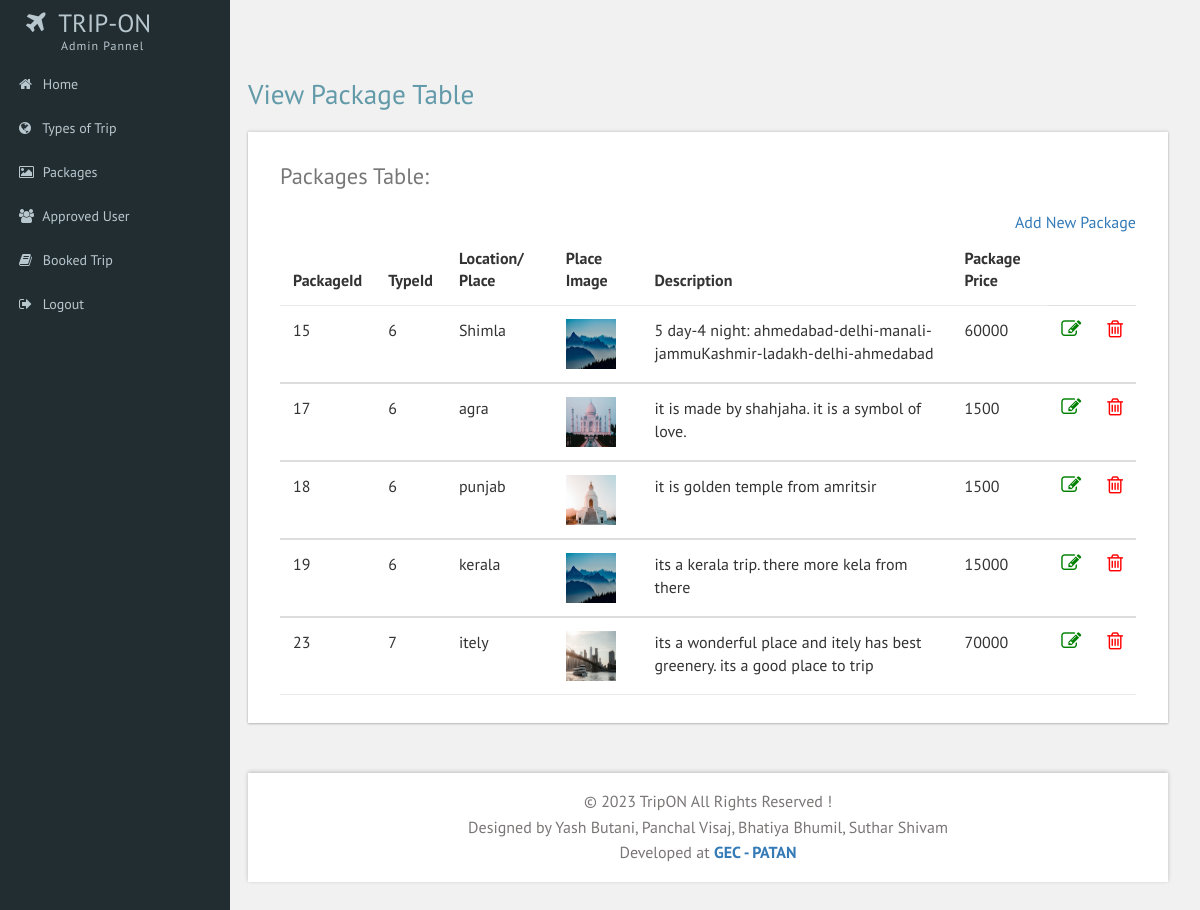
/web/CardDesign.php, run on the app's committed database.
### tables this page shows
CREATE TABLE `card_info` (
  `Card_id` int(5) NOT NULL,
  `Industry` text NOT NULL,
  `Name` text NOT NULL,
  `Image` text NOT NULL,
  `description` text NOT NULL,
  `Price` int(5) NOT NULL
);

### web/CardDesign.php (the view)
<?php
include "Header.php";
?>
<div id="page-wrapper">
    <div class="main-page">
        <div class="tables">
            <h3 class="title1">View Package Table</h3>
            <div class="panel-body widget-shadow" style="overflow-x:scroll;overflow-y:hidden;">
                <h4>Packages Table:</h4>
                <a href="AddNewCardDesign.php" style="float:right">Add New Package</a>
                <table class="table">
                    <thead>
                        <tr>
                            <th>PackageId</th>
                            <th>TypeId</th>
                            <th>Location/ Place</th>
                            <th>Place Image</th>
                            <th>Description</th>
                            <th>Package Price</th>
                        </tr>
                    </thead>
                    <?php
include "Connection.php";
$query="SELECT * FROM card_info";
$c=mysqli_query($con,$query);
while($row=mysqli_fetch_array($c))
{
	?>
                    <tbody>
                        <tr>
                            <td><?php echo $row['Card_id'];?></td>
                            <td><?php echo $row['Industry'];?></td>
                            <td><?php echo $row['Name'];?></td>
                            <td><img src="upload/<?php echo $row['Image'];?>" height=50 width=50 /></td>
                            <td><?php echo $row['description'];?></td>
                            <td><?php echo $row['Price'];?></td>
                            <td>
                                <a href="CardDesignEdit.php?id=<?php echo $row['Card_id'];?>"> <i
                                        style="font-size:20px; color:green" class="fa fa-pencil-square-o"
                                        aria-hidden="true"></i></a></a>
                            </td>
                            <td>
                                <a class="dropdown-item" onclick="return confirm('Are you sure you want to delete this record');
		" href="CardDesignDelete.php?id=<?php echo $row['Card_id'];?>" onclick="return checkdelete()"><i
                                        style="font-size:20px; color:red" class="fa fa-trash-o"
                                        aria-hidden="true"></i></a>
                            </td>
                        </tr>
                    </tbody>
                    <?php
}
?>
                </table>
            </div>
            <?php
include "Footer.php";
?>

### web/css/custom.css (style rules this page uses)
#page-wrapper { padding:5em 2em 2.5em; background-color: #F1F1F1; }

### data on the page
card_info: Card_id "15", Industry "6", Name "Shimla", Image (picture), description "5 day-4 night: ahmedabad-delhi-manali-jammuKashmir-ladakh-delhi-ahmedabad", Price "60000"
card_info: Card_id "17", Industry "6", Name "agra", Image (picture), description "it is made by shahjaha. it is a symbol of love.", Price "1500"
card_info: Card_id "18", Industry "6", Name "punjab", Image (picture), description "it is golden temple from amritsir", Price "1500"
card_info: Card_id "19", Industry "6", Name "kerala", Image (picture), description "its a kerala trip. there more kela from there", Price "15000"
card_info: Card_id "23", Industry "7", Name "itely", Image (picture), description "its a wonderful place and itely has best greenery. its a good place to trip", Price "70000"
